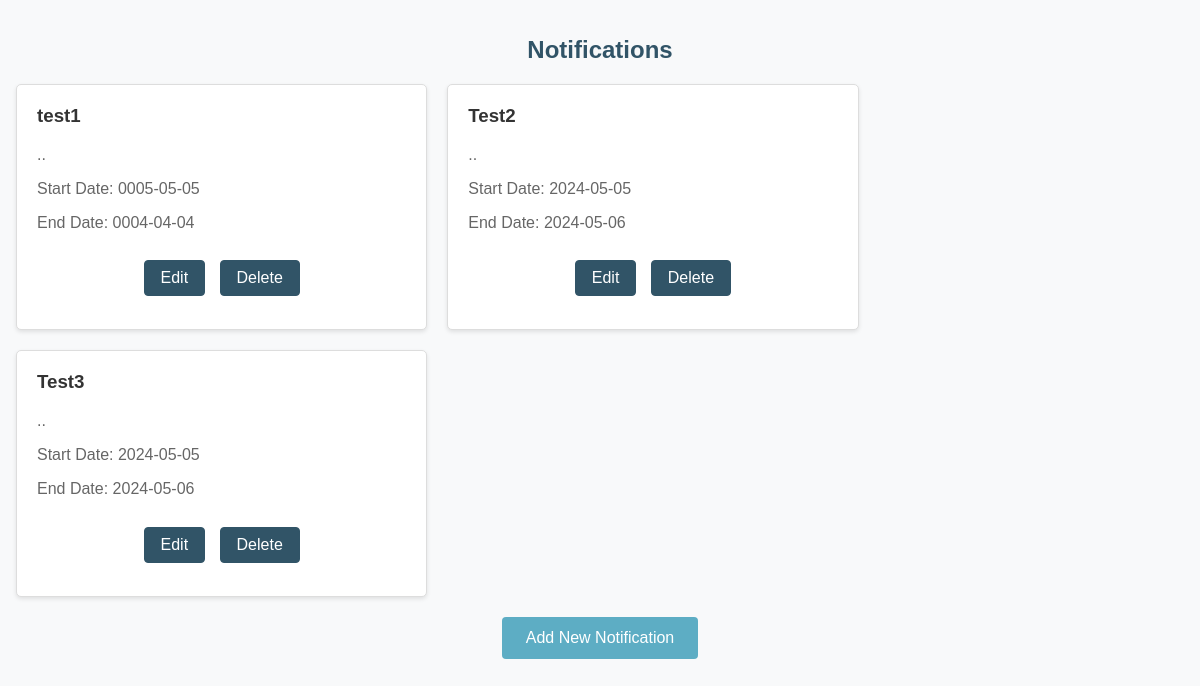
The app's page /admin_panel/adminView/viewNotification.php with its own data.
### tables this page shows
CREATE TABLE `notifications` (
  `id` int(11) NOT NULL,
  `title` varchar(255) NOT NULL,
  `content` text NOT NULL,
  `start_date` date NOT NULL,
  `end_date` date NOT NULL,
  `isAdmin` tinyint(1) DEFAULT 0
);

### admin_panel/adminView/viewNotification.php (the view, shortened to what this page needs)
<!DOCTYPE html>
<html lang="en">
<head>
</head>
<body>
<div>
  <h2 id="Title">Notifications</h2>
  <div class="notification-container">
    <?php
      include_once "../inc/connections.php";
      $sql = "SELECT * FROM notifications";
      $result = mysqli_query($conn, $sql);
      if (mysqli_num_rows($result) > 0) {
          while ($row = mysqli_fetch_assoc($result)) {
              ?>
              <div class="notification" id="notification_<?php echo $row['id']; ?>">
                  <h3><?php echo $row['title']; ?></h3>
                  <p><?php echo $row['content']; ?></p>
                  <p>Start Date: <?php echo date('Y-m-d', strtotime($row['start_date'])); ?></p>
                  <p>End Date: <?php echo date('Y-m-d', strtotime($row['end_date'])); ?></p>
                  <div class="notification-actions">
                      <a href="adminView/edit_notification.php?id=<?php echo $row['id']; ?>">Edit</a>
                      <a href="#" class="delete-notification" data-id="<?php echo $row['id']; ?>">Delete</a>
                  </div>
              </div>
              <?php
          }
      } else {
          echo "No notifications found.";
      }
    ?>
  </div>
</div>
<div class="add-notification-button">
    <a href="adminView/add_notification.php">Add New Notification</a>
</div>
</body>
</html>

### admin_panel/adminView/viewNotification.php (style rules this page uses)
body { font-family: Arial, sans-serif; margin: 0; padding: 20px; background-color: #f8f9fa; padding: 1rem; }
h2 { margin-bottom: 20px; }
.notification-container { display: flex; flex-wrap: wrap; gap: 20px; }
.notification { width: calc(33.33% - 20px); background-color: #fff; border: 1px solid #ddd; border-radius: 5px; padding: 20px; box-shadow: 0 2px 4px rgba(0, 0, 0, 0.1); transition: transform 0.3s ease; }
.notification h3 { margin-top: 0; color: #333; }
.notification p { color: #666; }
.notification-actions { margin-top: 15px; text-align: center; }
.notification-actions a { display: inline-block; padding: 8px 16px; margin: 0.8rem 5px; border: 1px solid #315467; border-radius: 4px; background-color: #315467; color: #fff; text-decoration: none; transition: background-color 0.3s ease; }
.add-notification-button { margin-top: 20px; text-align: center; }
.add-notification-button a { display: inline-block; padding: 12px 24px; border: none; border-radius: 4px; background-color: #5dadc4; color: #fff; text-decoration: none; transition: background-color 0.3s ease; }
#Title { color:#315467; text-align: center; }

### records on screen
notifications: title "test1", content "..", start_date "0005-05-05", end_date "0004-04-04"
notifications: title "Test2", content "..", start_date "2024-05-05", end_date "2024-05-06"
notifications: title "Test3", content "..", start_date "2024-05-05", end_date "2024-05-06"
